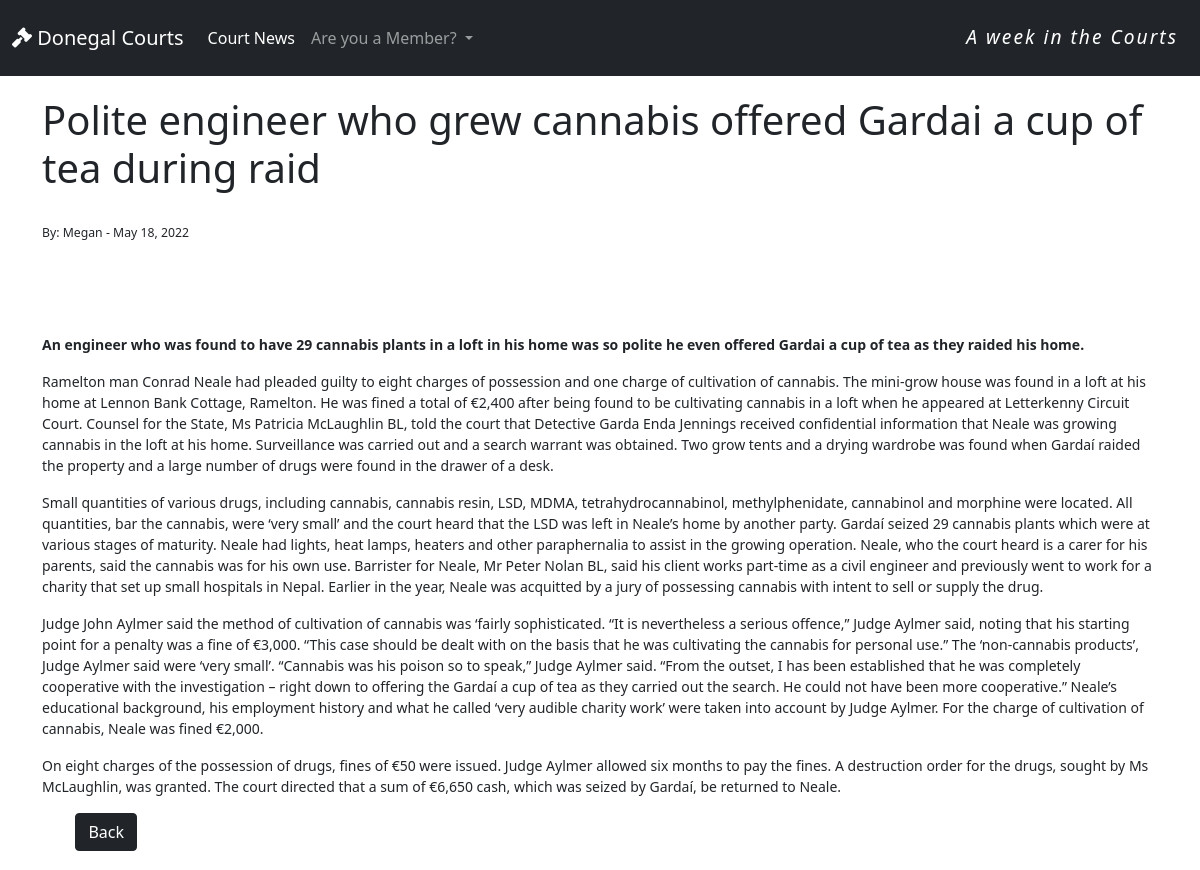
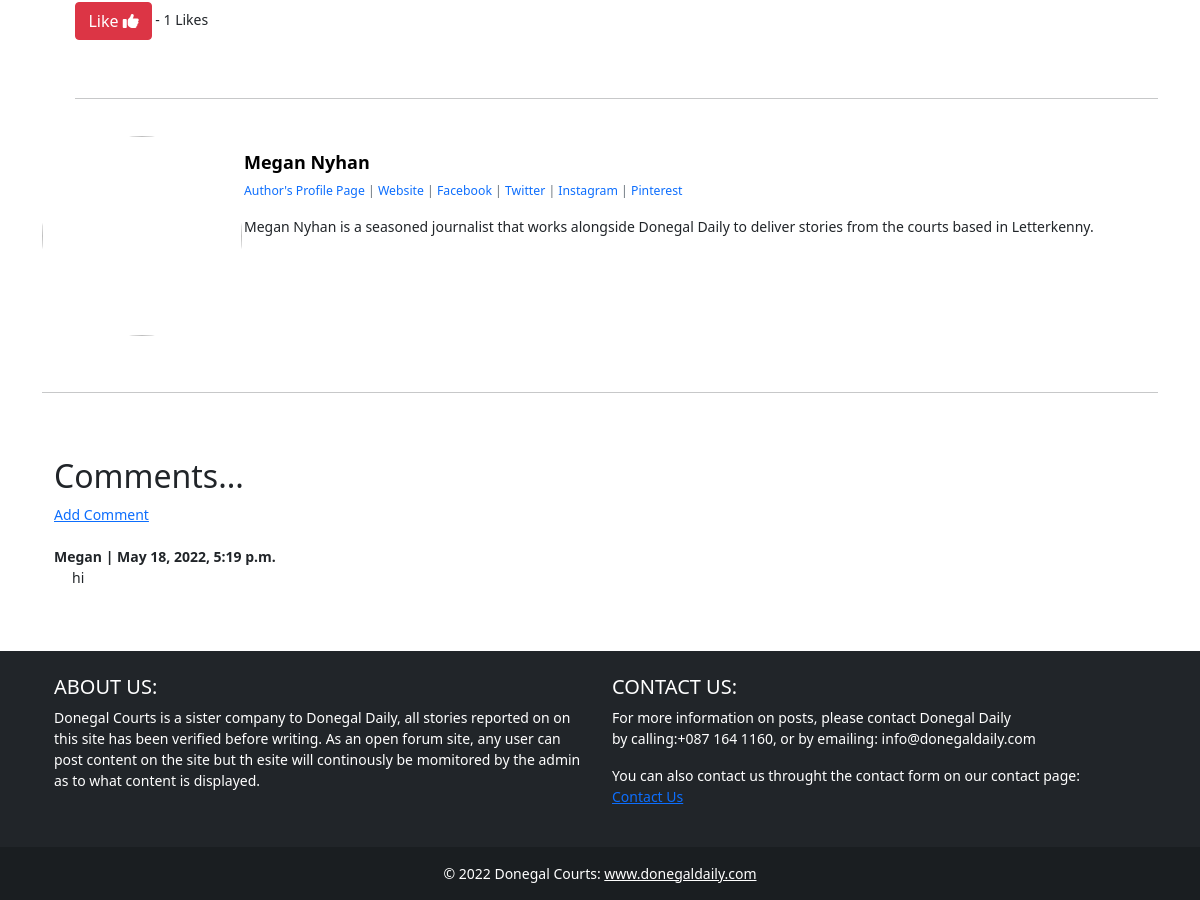
The app's page /article/1 with its own data (2 pictures, top to bottom).
### blog/models.py (models this page shows, shortened)
class Post(models.Model):
    title = models.CharField(max_length=255, unique=True)
    title_tag = models.CharField(max_length=200)
    featured_image = CloudinaryField('image', default='placeholder')
    snippet = models.CharField(max_length=255)
    author = models.ForeignKey(User, on_delete=models.CASCADE)
    category = models.CharField(max_length=255, null=True)
    body = RichTextField(blank=True, null=True)
    post_date = models.DateField(auto_now_add=True)
    likes = models.ManyToManyField(User, related_name='blog_posts')
    def total_likes(self):
        return self.likes.count()
    class Meta:
        ordering = ['post_date']

class Profile(models.Model):
    user = models.OneToOneField(User, null=True, on_delete=models.CASCADE)
    bio = models.TextField()
    profile_pic = CloudinaryField('image', default='placeholder')
    website_url = models.CharField(max_length=255, null=True, blank=True)
    facebook_url = models.CharField(max_length=255, null=True, blank=True)
    twitter_url = models.CharField(max_length=255, null=True, blank=True)
    instagram_url = models.CharField(max_length=255, null=True, blank=True)
    pinterest_url = models.CharField(max_length=255, null=True, blank=True)

class Comment(models.Model):
    post = models.ForeignKey(Post, related_name="comments", on_delete=models.CASCADE)
    name = models.CharField(max_length=255)
    body = models.TextField()
    date_added = models.DateTimeField(auto_now_add=True)

### blog/views.py (the view)
# urls.py: path('article/<int:pk>', PostDetailView.as_view(), name='post-detail'),
class PostDetailView(DetailView):
    model = Post
    template_name = 'post_detail.html'
    def get_context_data(self, *args, **kwargs):
        context = super(PostDetailView, self).get_context_data()
        stuff = get_object_or_404(Post, id=self.kwargs['pk'])
        total_likes = stuff.total_likes()
        context["total_likes"] = total_likes
        return context

### templates/post_detail.html (shortened to what this page needs)
{% extends 'base.html'%}
{% load static %}
{% block content %}
<div class = "container" >
    <div class="row">
        <h1 class="post-title"> {{ post.title }}</h1>
        <small>
        <br/>
            <small> By: {{ post.author.first_name }} - {{ post.post_date }}</small>
        <br/><br/>
        <br/>
        <div class="post-body">
            {{ post.body|safe }}
        </div>
        <div class="button">
            <a class="btn btn-dark " href="{% url 'home' %}">Back</a>
            <br/><br/>
                <form action="{% url 'like_post' post.pk %}" method="POST">
                        <button type="submit", name="post_id", value="{{ post.id }}", class="btn btn-danger btn-md float-left">
                        Like  <i class="fa-solid fa-thumbs-up"></i></button> - {{ total_likes }} Likes
                        </form>
            <br/><br/>
            <hr>
            <br/>
        </div>
    </div>
    <div class="card mb-3">
        <div class="row g-0">
            <div class="col-md-2">
                <div class="profile-pic">
                    <img class="rounded-circle" src="{{ post.author.profile.profile_pic.url }}">
                </div>
            </div>
          <div class="col-md-10">
            <div class="card-body">
                <h5 class="card-title"><strong>{{ post.author.first_name }} {{ post.author.last_name }}
                </strong></h5>
                <p class="small text-muted" id="user-links">
                    <a href="{% url 'show_profile_page' post.author.profile.id %}" target="_blank"> Author's Profile Page </a>
                    {% if post.author.profile.website_url %}
                        | <a href="{{ post.author.profile.website_url }}" target="_blank"> Website </a>
                    {% endif %}
                    {% if post.author.profile.website_url %}
                       | <a href="{{ post.author.profile.facebook_url }}" target="_blank">Facebook </a>
                    {% endif %}
                    {% if post.author.profile.website_url %}
                        | <a href="{{ post.author.profile.twitter_url }}" target="_blank">Twitter </a>
                    {% endif %}
                    {% if post.author.profile.website_url %}
                        | <a href="{{ post.author.profile.instagram_url }}" target="_blank">Instagram </a>
                    {% endif %}
                    {% if post.author.profile.website_url %}
                        | <a href="{{ post.author.profile.pinterest_url }}" target="_blank">Pinterest </a>
                    {% endif %}
                </p>
              <p class="card-text">{{ post.author.profile.bio }}</p>
            </div>
          </div>
        </div>
    </div>
      <br/>
      <hr>
    <br/><br/>
        <div class = "container" >
            <div class="row">
            <h2> Comments...</h2>
            <br/><br/>
            {% if not post.comments.all %}
                There are no comments yet. <a href="{% url 'add-comment' post.pk %}">Add One</a>
            {% else %}
            <a href="{% url 'add-comment' post.pk %}">Add Comment</a>
            <br/>
                {% for comment in post.comments.all %}
            <br/>
                <strong>
                {{ comment.name }} | {{ comment.date_added }}
                </strong>
                <div class="comment-body">
                    {{ comment.body }}
                </div>
                    <br><br/>
                {% endfor %}
            {% endif %}
            <br/><br/>
            </div>
        </div>
</div>
{% endblock %}

### static/style.css (style rules this page uses)
body { background-color: white; }
.card { border: none; }
.card-title { text-decoration: none; color: black; font-size: large; font-weight: 400; }
.button { padding-left: 3%; }
.post-body { padding-top: 50px; }
.post-title { padding-top: 20px; }
.comment-body { padding-left: 30px; }
.profile-pic > img { width: 200px; height:200px; }
#user-links > a { text-decoration: none; }

### records on screen
Post: title "Polite engineer who grew cannabis offered Gardai a cup of tea during raid", author.first_name "Megan", post_date "May 18, 2022", body "An engineer who was found to have 29 cannabis plants in a loft in his home was so polite he even offered Gardai a cup of tea as they raided his home. Ramelton man Conrad Neale had pleaded guilty to eight charges of possession and one charge of cultivation of cannabis. The mini-grow house was found in a loft at his home at Lennon Bank Cottage, Ramelton. He was fined a total of €2,400 after being found to be cultivating cannabis in a loft when he appeared at Letterkenny Circuit Court. Counsel for the State, Ms Patricia McLaughlin BL, told the court that Detective Garda Enda Jennings received confidential information that Neale was growing cannabis in the loft at his home. Surveillance was…", author.last_name "Nyhan", author.profile.bio "Megan Nyhan is a seasoned journalist that works alongside Donegal Daily to deliver stories from the courts based in Letterkenny."
Comment: name "Megan", date_added "May 18, 2022, 5:19 p.m.", body "hi"

### other values on screen
{{ total_likes }} "1"
